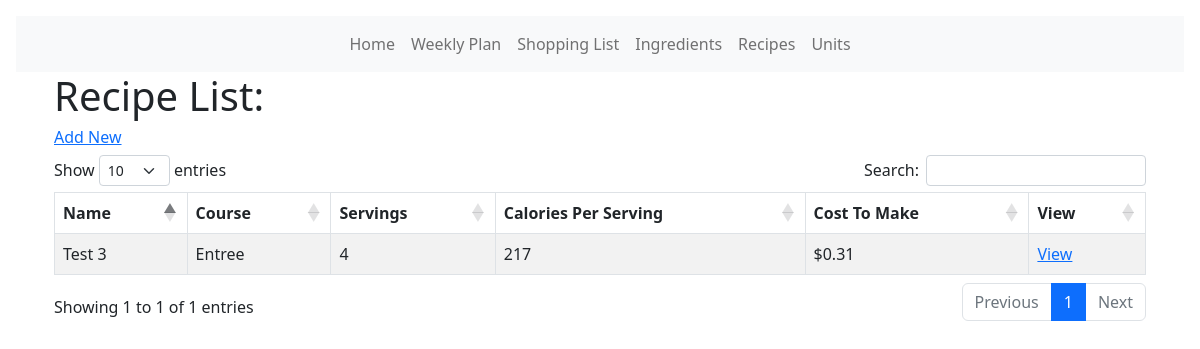
The page /recipe_list on the database as committed earlier.
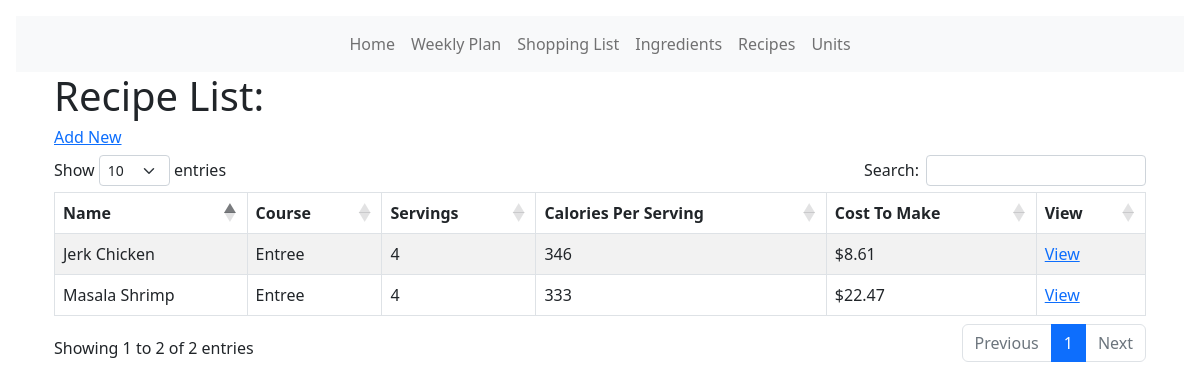
The same page on the database as committed later.
### models.py (models this page shows, shortened)
class Recipe(db.Model):
    id = db.Column(db.Integer, primary_key=True)
    name = db.Column(db.String(100))
    course = db.Column(db.String(30))
    servings = db.Column(db.Float)
    serving_size = db.Column(db.String(30))
    def get_total_cost(self):
        x = [x.qty for x in RecipeIngredient.query.filter_by(rid=self.id).all()]
        y = [
            y.ingredient.u_price
            for y in RecipeIngredient.query.filter_by(rid=self.id).all()
        ]
        tc = []
        for num1, num2 in zip(x, y):
            tc.append(num1 * num2)
        return sum(tc)
    def get_total_calories(self):
        a = [a.qty for a in RecipeIngredient.query.filter_by(rid=self.id).all()]
        p = [
            p.ingredient.protein
            for p in RecipeIngredient.query.filter_by(rid=self.id).all()
        ]
        c = [
            c.ingredient.carbs
            for c in RecipeIngredient.query.filter_by(rid=self.id).all()
        ]
        f = [
            f.ingredient.fat
            for f in RecipeIngredient.query.filter_by(rid=self.id).all()
        ]
        tp = []
        for num1, num2 in zip(a, p):
            tp.append((num1 * num2) * 4)
        tc = []
        for num1, num2 in zip(a, c):
            tc.append((num1 * num2) * 4)
        tf = []
        for num1, num2 in zip(a, f):
            tf.append((num1 * num2) * 9)
        gtl = (sum(tf)) + (sum(tp)) + (sum(tc))
        return gtl

class RecipeIngredient(db.Model):
    id = db.Column(db.Integer, primary_key=True)
    rid = db.Column(db.Integer, db.ForeignKey("recipe.id"))
    iid = db.Column(db.Integer, db.ForeignKey("ingredient.id"))
    qty = db.Column(db.Float)
    unit_suffix = db.Column(db.String(50))
    ingredient_color_tag = db.Column(db.String(20))

class Ingredient(db.Model):
    __tablename__ = "ingredient"
    id = db.Column(db.Integer, primary_key=True)
    name = db.Column(db.String(120), nullable=False)
    icalories = db.Column(db.Float)
    protein = db.Column(db.Float)
    carbs = db.Column(db.Float)
    fat = db.Column(db.Float)
    fiber = db.Column(db.Float)
    sugar = db.Column(db.Float)
    item_unit_size = db.Column(db.Float)  # How many units of item at store
    item_price = db.Column(db.Float)  # Price for full item at store
    u_price = db.Column(db.Float)
    aisle_id = db.Column(db.Integer, db.ForeignKey("aisle.id"))
    ingredients = db.relationship("RecipeIngredient", backref="ingredient")

### main.py (the view)
@app.route("/recipe_list")
def recipe_list():
    recipe_list = Recipe.query.order_by(Recipe.name)
    return render_template("/recipes/recipe_list.html", recipe_list=recipe_list)

### templates/recipes/recipe_list.html (shortened to what this page needs)
<!DOCTYPE html>
<html lang="en">
  <head>
    <link
      href="{{ url_for('static', filename='css/select2.css') }}"
      rel="stylesheet"
    />
    <link rel="stylesheet" type="text/css" href="https://cdn.datatables.net/1.10.25/css/dataTables.bootstrap5.css">
    {% extends 'base.html' %} {% block content %}
  </head>
  <body>
    <div class="container">
      <h1>Recipe List:</h1>
      <a href="{{url_for('add_recipe')}}"><h6>Add New</h6></a>
      <table id="data" class="table table-hover table-bordered table-striped">
        <thead>
          <tr>
          <th>Name</th>
          <th>Course</th>
          <th>Servings</th>
          <th>Calories Per Serving</th>
          <th>Cost To Make</th>
          <th>View</th>
        </tr>
        </thead>
        <tbody>
        {% for recipe_table in recipe_list %}
        <tr>
          <td>{{recipe_table.name}}</td> <td>{{recipe_table.course}}</td><td>{{(' %0.0f'|format(recipe_table.servings)) if (recipe_table.servings%1==0) else (' %0.2f'|format(recipe_table.servings))}}</td><td>{{'%0.0f'|format((recipe_table.get_total_calories())/recipe_table.servings)}}</td> <td>{{'$%0.2f'|format(recipe_table.get_total_cost())}}</td> <td><a href="{{url_for('recipe', id=recipe_table.id)}}">
          View</td>
        </tr>
        {% endfor %}
      </tbody>
      </table>
    </div>
  </body>
  {% endblock %}

### templates/base.html (shortened to what this page needs)
<!DOCTYPE html>
<html lang="en">
  <head>
    <link
      href="{{ url_for('static', filename='css/bs.css') }}"
      rel="stylesheet"
    />
    <link
      href="{{ url_for('static', filename='css/style.css') }}"
      rel="stylesheet"
    />
  </head>
  <body>
    {% include 'navbar.html' %}
    <div class="container">{% block content %} {% endblock %}</div>
  </body>
</html>

### templates/navbar.html (shortened to what this page needs)
<!DOCTYPE html>
<html lang="en">
  <head>
    <link
      href="https://cdn.jsdelivr.net/npm/bootstrap@5.2.0/dist/css/bootstrap.min.css"
      rel="stylesheet"
    />
    <link
      href="https://getbootstrap.com/docs/5.2/assets/css/docs.css"
      rel="stylesheet"
    />
  </head>
  <body class="p-3 m-0 border-0 bd-example">
    <nav class="navbar navbar-expand-lg bg-light d-print-none">
      <div class="container-fluid">
        <div class="collapse navbar-collapse" id="navbarTogglerDemo01">
          <ul class="navbar-nav mx-auto mb-2 mb-lg-0">
            <li class="nav-item">
              <a class="nav-link" href="{{ url_for('index') }}">Home</a>
            </li>
            <li class="nav-item">
              <a class="nav-link" href="{{ url_for('weekly_plan') }}">Weekly Plan</a>
            </li>
            <li class="nav-item">
              <a class="nav-link" href="{{ url_for('list') }}">Shopping List</a>
            <li class="nav-item">
              <a class="nav-link" href="{{ url_for('ingredient_page') }}">Ingredients</a>
            </li>
            <li class="nav-item">
              <a class="nav-link" href="{{ url_for('recipe_list') }}">Recipes</a>
            </li>
            <li class="nav-item">
              <a class="nav-link" href="{{ url_for('unit_page') }}">Units</a>
            </li>
            </li>
          </ul>
        </div>
      </div>
    </nav>
  </body>
</html>

Rows that differ between the two databases and show on the page:
removed Recipe: name "Test 3", course "Entree", servings "4"
removed RecipeIngredient: (recipe_table.get_total_calories())/recipe_table.servings "217", get_total_cost "$0.31"
added Recipe: name "Jerk Chicken", course "Entree", servings "4"
added RecipeIngredient: (recipe_table.get_total_calories())/recipe_table.servings "346", get_total_cost "$8.61"
added Recipe: name "Masala Shrimp", course "Entree", servings "4"
added RecipeIngredient: (recipe_table.get_total_calories())/recipe_table.servings "333", get_total_cost "$22.47"
Other text that changed with them:
text written by a page script: "Show entries Search: Showing 1 to 1 of 1 entries Previous 1 Next" → "Show entries Search: Showing 1 to 2 of 2 entries Previous 1 Next"
